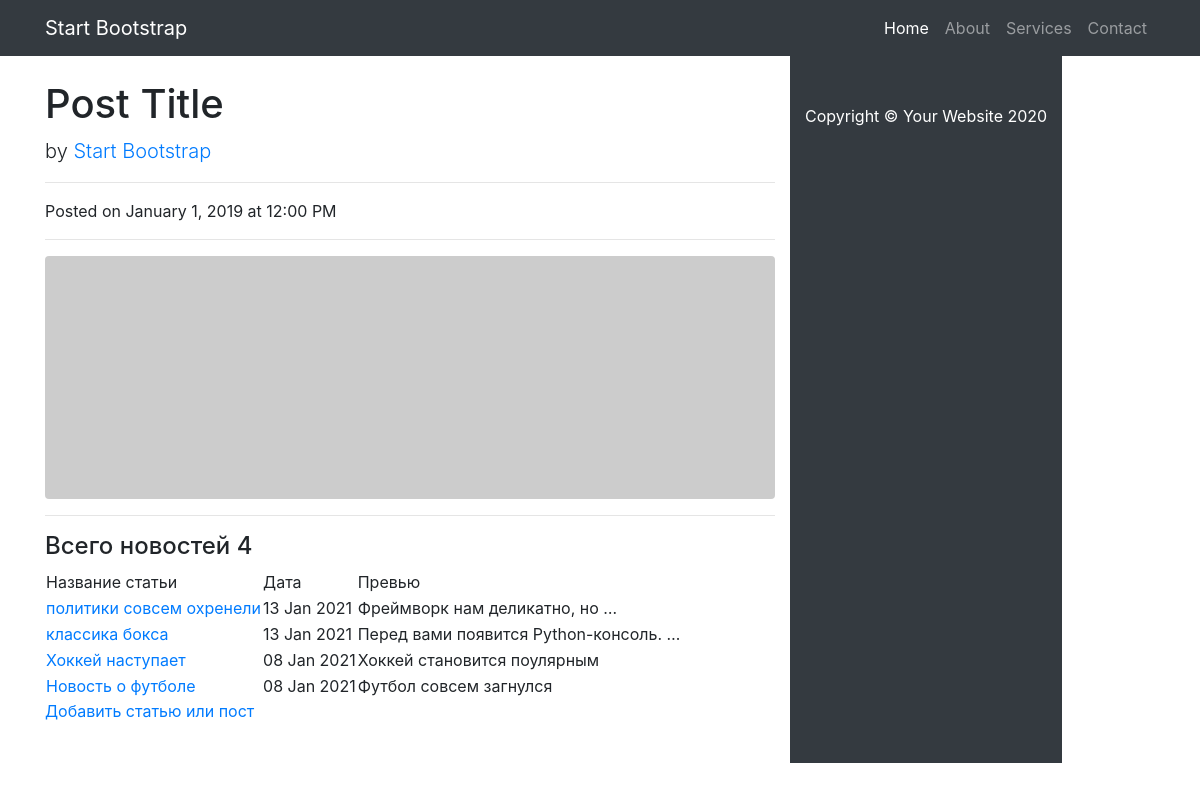
The page /news/ on the database as committed earlier.
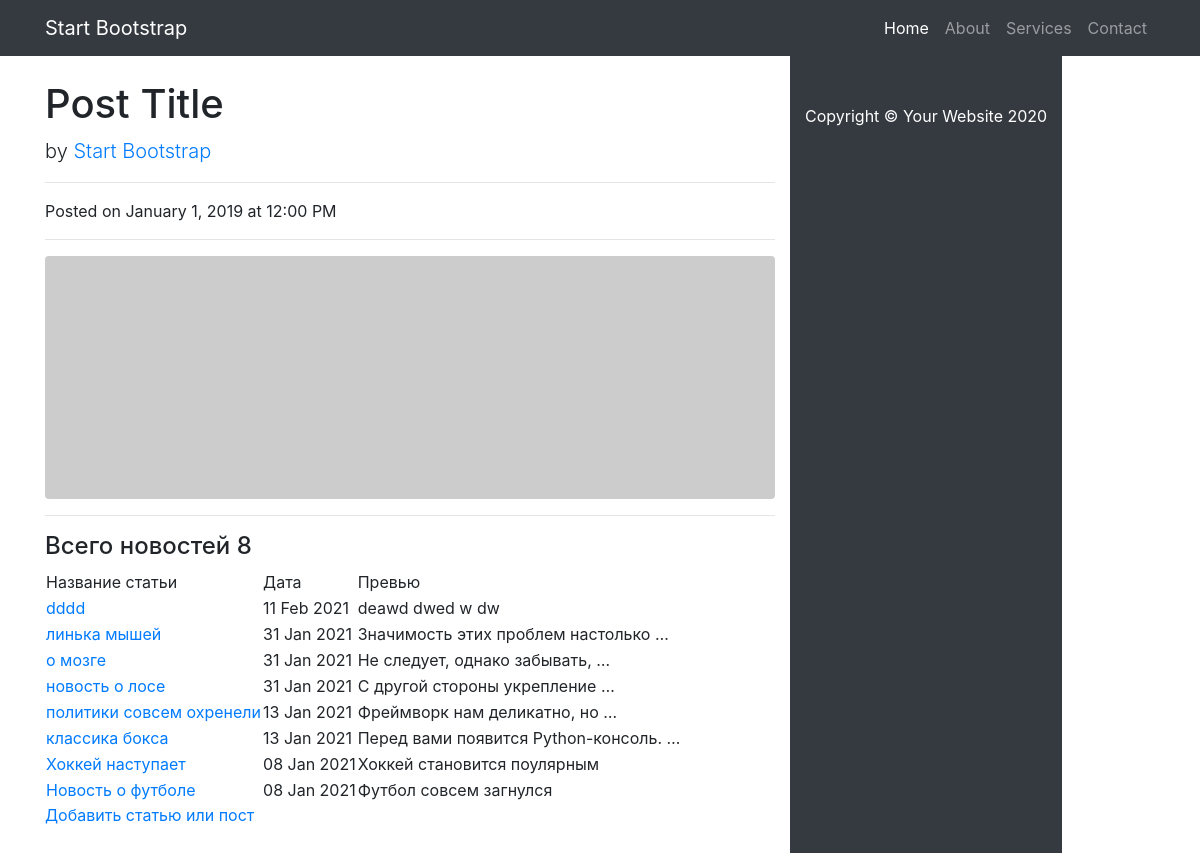
The same page on the database as committed later.
### news/models.py (models this page shows, shortened)
class Post(models.Model):
    author = models.ForeignKey(Author, on_delete = models.CASCADE)
    choise = models.BooleanField(default=False)# выбор статья или новость
    time_in = models.DateTimeField(auto_now_add=True)
    categories = models.ManyToManyField(Category, through='PostCategory')
    post_name = models.CharField(max_length = 255)
    text = models.CharField(max_length = 255)
    post_rating = models.FloatField(default=0.0)
    def __str__(self):
        return f'{self.post_name} {self.author}'

### news/views.py (the view)
# urls.py: path('', PostList.as_view()), # т.к. сам по себе это класс, то нам надо представить этот класс в виде view.
class PostList(ListView):
    model = Post  # указываем модель, объекты которой мы будем выводить
    template_name = 'news.html'  # указываем имя шаблона, в котором будет лежать html,
    context_object_name = 'news'  # это имя списка, в котором будут лежать все объекты,
    queryset = Post.objects.order_by('-id')
    form_class = PostForm  # добавляем форм класс, чтобы получать доступ к форме через метод POST
    def get_context_data(self, **kwargs):
        context = super().get_context_data(**kwargs)
        context['time_now'] = datetime.utcnow()  # добавим переменную текущей даты time_now
        context['value1'] = None  # добавим ещё одну пустую переменную, чтобы на её примере посмотреть работу
        return context

### templates/news.html (shortened to what this page needs)
{% extends 'flatpages/default.html' %}
{% block content %}
<h4>Всего новостей {{ news|length }}</h4>
{% if news %}
        <table>
            <tr>
                <td>
                    Название статьи
                </td>
                <td>
                    Дата
                </td>
                <td>
                    Превью
                </td>
            </tr>
        {% for post in news %}
            <tr>
                <td>
                    <a href ="{% url 'post_detail' post.id %}">{{ post.post_name }}</a>
                </td>
                <td>
                    {{ post.time_in|date:'d M Y' }}
                </td>
                <td>
                    {{ post.text|truncatewords:4 }}
                </td>
            </tr>
        {% endfor %}
        </table>
    {% else %}
        <h2>Статей нет!</h2>
    {% endif %}
<a href="{% url 'post_add' %}">Добавить статью или пост</a> <br>
<br>
{% endblock content %}

Rows that differ between the two databases and show on the page:
added Post: post_name "dddd", time_in "11 Feb 2021", text "deawd dwed w dw"
added Post: post_name "линька мышей", time_in "31 Jan 2021", text "Значимость этих проблем настолько …"
added Post: post_name "о мозге", time_in "31 Jan 2021", text "Не следует, однако забывать, …"
added Post: post_name "новость о лосе", time_in "31 Jan 2021", text "С другой стороны укрепление …"
Other text that changed with them:
{{ news|length }}: "4" → "8"
